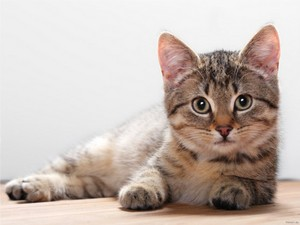
//> input picture 2 OpenCV图像处理/3 OpenCV图像处理进阶（imgproc组件、feature2D组件）/1 图像处理/1 图像处理（B-形态学处理）/dem10-膨胀（morphologyEx调用版）/1.jpg, 300 x 225 px
$ ./edge '../../../../1 图像处理/1 图像处理（B-形态学处理）/dem10-膨胀（morphologyEx调用版）/1.jpg'   (built with g++ and OpenCV 4)
//> lines starting //> are read from the running program, lines starting //| are printed output that depends on the picture
#include "opencv2/core/utility.hpp"
#include "opencv2/imgproc.hpp"
#include "opencv2/imgcodecs.hpp"
#include "opencv2/highgui.hpp"

#include <stdio.h>

using namespace cv;
using namespace std;

int edgeThresh = 1;
Mat image, gray, edge, cedge;

// define a trackbar callback
static void onTrackbar(int, void*)
{
	//滤波处理
    blur(gray, edge, Size(3,3));

    // Run the edge detector on grayscale
    Canny(edge, edge, edgeThresh, edgeThresh*3, 3);
    cedge = Scalar::all(0);

    image.copyTo(cedge, edge);
    imshow("Edge map", cedge);
}

static void help()
{
    printf("\nThis sample demonstrates Canny edge detection\n"
           "Call:\n"
           "    /.edge [image_name -- Default is ../data/fruits.jpg]\n\n");
}

const char* keys =
{
    "{help h||}{@image |../data/fruits.jpg|input image name}"
};

int main( int argc, const char** argv )
{
    CommandLineParser parser(argc, argv, keys);
    if (parser.has("help"))
    {
        help();
        return 0;
    }
    string filename = parser.get<string>(0);

    image = imread(filename, 1);
//> image is the input picture: 225 rows x 300 cols, CV_8UC3; mean B, G, R 177.2, 184.4, 197.4
    if(image.empty())
    {
        printf("Cannot read image file: %s\n", filename.c_str());
        help();
        return -1;
    }
    cedge.create(image.size(), image.type());
    cvtColor(image, gray, COLOR_BGR2GRAY);
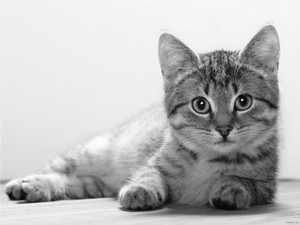
//> gray: 225 rows x 300 cols, CV_8UC1; min 1, max 255, mean 187.5

    // Create a window
    namedWindow("Edge map", 1);

    // create a toolbar
    createTrackbar("Canny threshold", "Edge map", &edgeThresh, 100, onTrackbar);

    // Show the image
    onTrackbar(0, 0);
//> in onTrackbar, `Canny(edge, edge, edgeThresh, edgeThresh*3, 3);`:
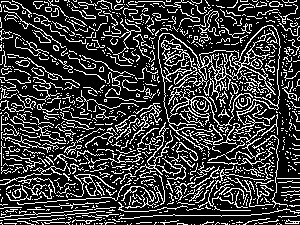
//> edge: 225 rows x 300 cols, CV_8UC1; 23.5% white in thin lines or dots
//> in onTrackbar, `image.copyTo(cedge, edge);`:
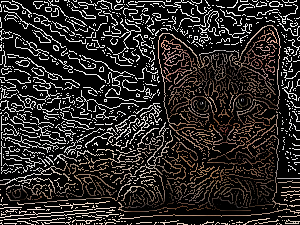
//> cedge: 225 rows x 300 cols, CV_8UC3; mean B, G, R 39.6, 41.5, 44.9

    // Wait for a key stroke; the same function arranges events processing
    waitKey(0);

    return 0;
}
